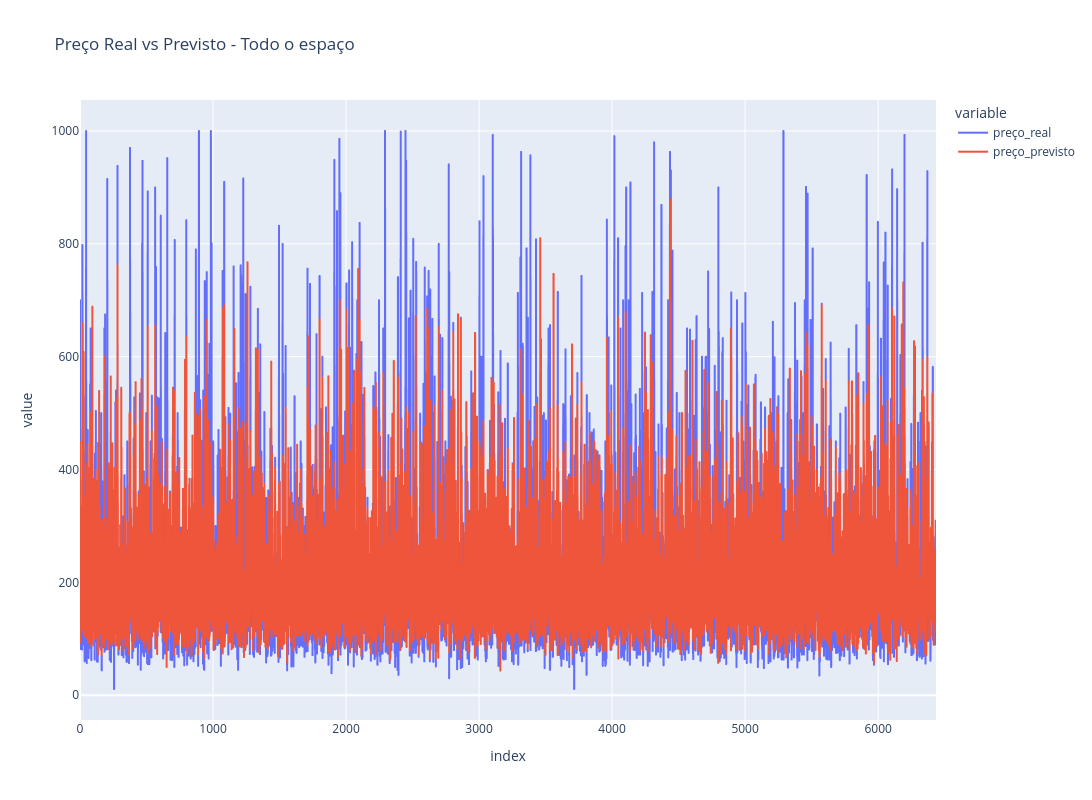

Source (notebook cell):
### Markdown cell above
Resultado muito bom com XGBoost, principalmente para os dados de todo o espaço

### Code cell
import pandas as pd
import plotly.express as px

nome_do_grupo = 'Todo o espaço' 

y_real = predicoes_por_quarto['arvore_xgboost'][nome_do_grupo]['y_test']
y_previsto = predicoes_por_quarto['arvore_xgboost'][nome_do_grupo]['y_pred']

df_grupo_original = dfs_por_quartos[nome_do_grupo].dropna()
X_grupo = df_grupo_original.drop(columns=['price_cleaned'])
y_grupo = df_grupo_original['price_cleaned'].values

_, X_test_grupo, _, _ = train_test_split(
    X_grupo, y_grupo, test_size=0.2, random_state=RANDOM_SEED
)

df_grupo = pd.DataFrame({
    'id_imovel': X_test_grupo['id'], 
    'preço_real': y_real,            
    'preço_previsto': y_previsto     
})

df_grupo.reset_index(drop=True, inplace=True)
df_grupo['erro'] = (df_grupo['preço_real'] - df_grupo['preço_previsto']).abs() / df_grupo['preço_real']

fig = px.line(df_grupo, y=['preço_real', 'preço_previsto'], 
              title=f"Preço Real vs Previsto - {nome_do_grupo}")
fig.update_layout(
    width=1500,
    height=800
)
fig.show()

print(f"Exemplos com erro >= 10% para {nome_do_grupo}:")
print(df_grupo[df_grupo['erro'] >= 0.1].head())

### Figure 1 — Plotly figure (JSON) as saved in the notebook; plotly's stock layout.template omitted (floating-point values rounded to 4 significant figures; data arrays with more than 128 entries replaced by an {"elided": "..."} marker saying what was removed)
{"data": [{"hovertemplate": "variable=preço_real<br>index=%{x}<br>value=%{y}<extra></extra>", "legendgroup": "preço_real", "line": {"color": "#636efa", "dash": "solid"}, "marker": {"symbol": "circle"}, "mode": "lines", "name": "preço_real", "showlegend": true, "type": "scattergl", "x": {"elided": "6436 int values"}, "xaxis": "x", "y": {"elided": "6436 float values"}, "yaxis": "y"}, {"hovertemplate": "variable=preço_previsto<br>index=%{x}<br>value=%{y}<extra></extra>", "legendgroup": "preço_previsto", "line": {"color": "#EF553B", "dash": "solid"}, "marker": {"symbol": "circle"}, "mode": "lines", "name": "preço_previsto", "showlegend": true, "type": "scattergl", "x": {"elided": "6436 int values"}, "xaxis": "x", "y": {"elided": "6436 float values"}, "yaxis": "y"}], "layout": {"height": 800, "legend": {"title": {"text": "variable"}, "tracegroupgap": 0}, "title": {"text": "Preço Real vs Previsto - Todo o espaço"}, "width": 1500, "xaxis": {"anchor": "y", "domain": [0, 1], "title": {"text": "index"}}, "yaxis": {"anchor": "x", "domain": [0, 1], "title": {"text": "value"}}}}
